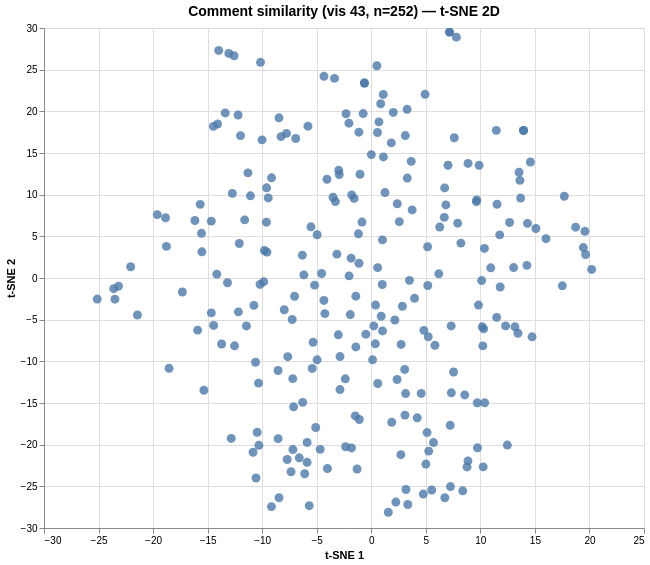

Vega-Lite specification for this chart:
### Vega specification from a JSON file in a GitHub repository (floating-point values rounded to 4 significant figures; data arrays with more than 128 entries replaced by an {"elided": "..."} marker saying what was removed)
{"$schema": "https://vega.github.io/schema/vega/v6.json", "data": [{"name": "param_1e9efca18e7a2868_store"}, {"name": "source_0", "values": {"elided": "252 records"}}, {"name": "source_0_x_domain_dim_1", "values": [{"min": -25.12, "max": 20.2}]}, {"name": "source_0_y_domain_dim_2", "values": [{"min": -28.11, "max": 29.51}]}], "signals": [{"name": "unit", "value": {}, "on": [{"events": "pointermove", "update": "isTuple(group()) ? group() : unit"}]}, {"name": "param_1e9efca18e7a2868", "update": "vlSelectionResolve(\"param_1e9efca18e7a2868_store\", \"union\")"}, {"name": "param_1e9efca18e7a2868_dim_1", "on": [{"events": [{"source": "view", "type": "dblclick"}], "update": "null"}, {"events": {"signal": "param_1e9efca18e7a2868_translate_delta"}, "update": "panLinear(param_1e9efca18e7a2868_translate_anchor.extent_x, -param_1e9efca18e7a2868_translate_delta.x / width)"}, {"events": {"signal": "param_1e9efca18e7a2868_zoom_delta"}, "update": "zoomLinear(domain(\"x\"), param_1e9efca18e7a2868_zoom_anchor.x, param_1e9efca18e7a2868_zoom_delta)"}]}, {"name": "param_1e9efca18e7a2868_dim_2", "on": [{"events": [{"source": "view", "type": "dblclick"}], "update": "null"}, {"events": {"signal": "param_1e9efca18e7a2868_translate_delta"}, "update": "panLinear(param_1e9efca18e7a2868_translate_anchor.extent_y, param_1e9efca18e7a2868_translate_delta.y / height)"}, {"events": {"signal": "param_1e9efca18e7a2868_zoom_delta"}, "update": "zoomLinear(domain(\"y\"), param_1e9efca18e7a2868_zoom_anchor.y, param_1e9efca18e7a2868_zoom_delta)"}]}, {"name": "param_1e9efca18e7a2868_tuple", "on": [{"events": [{"signal": "param_1e9efca18e7a2868_dim_1 || param_1e9efca18e7a2868_dim_2"}], "update": "param_1e9efca18e7a2868_dim_1 && param_1e9efca18e7a2868_dim_2 ? {unit: \"\", fields: param_1e9efca18e7a2868_tuple_fields, values: [param_1e9efca18e7a2868_dim_1,param_1e9efca18e7a2868_dim_2]} : null"}]}, {"name": "param_1e9efca18e7a2868_tuple_fields", "value": [{"field": "dim_1", "channel": "x", "type": "R"}, {"field": "dim_2", "channel": "y", "type": "R"}]}, {"name": "param_1e9efca18e7a2868_translate_anchor", "value": {}, "on": [{"events": [{"source": "scope", "type": "pointerdown"}], "update": "{x: x(unit), y: y(unit), extent_x: domain(\"x\"), extent_y: domain(\"y\")}"}]}, {"name": "param_1e9efca18e7a2868_translate_delta", "value": {}, "on": [{"events": [{"source": "window", "between": [{"source": "scope", "type": "pointerdown"}, {"source": "window", "type": "pointerup"}], "type": "pointermove", "consume": true}], "update": "{x: param_1e9efca18e7a2868_translate_anchor.x - x(unit), y: param_1e9efca18e7a2868_translate_anchor.y - y(unit)}"}]}, {"name": "param_1e9efca18e7a2868_zoom_anchor", "on": [{"events": [{"source": "scope", "type": "wheel", "consume": true}], "update": "{x: invert(\"x\", x(unit)), y: invert(\"y\", y(unit))}"}]}, {"name": "param_1e9efca18e7a2868_zoom_delta", "on": [{"events": [{"source": "scope", "consume": true, "type": "wheel"}], "update": "pow(1.001, event.deltaY * pow(16, event.deltaMode))", "force": true}]}, {"name": "param_1e9efca18e7a2868_modify", "on": [{"events": {"signal": "param_1e9efca18e7a2868_tuple"}, "update": "modify(\"param_1e9efca18e7a2868_store\", param_1e9efca18e7a2868_tuple, true)"}]}], "marks": [{"type": "symbol", "name": "marks", "from": {"data": "source_0"}, "encode": {"update": {"x": {"field": "dim_1", "scale": "x"}, "opacity": {"value": 0.8}, "size": {"value": 80}, "shape": {"value": "circle"}, "tooltip": {"signal": "{\"Comment #\": format(datum[\"index\"], \"\"), \"Comment\": isValid(datum[\"comment\"]) ? datum[\"comment\"] : \"\"+datum[\"comment\"]}"}, "y": {"field": "dim_2", "scale": "y"}, "fill": {"value": "#4c78a8"}}}, "clip": true, "interactive": true, "style": ["circle"]}], "scales": [{"name": "x", "type": "linear", "domain": [{"signal": "(data(\"source_0_x_domain_dim_1\")[0] || {}).min"}, {"signal": "(data(\"source_0_x_domain_dim_1\")[0] || {}).max"}], "range": [0, {"signal": "width"}], "domainRaw": {"signal": "param_1e9efca18e7a2868[\"dim_1\"]"}, "zero": true, "nice": true}, {"name": "y", "type": "linear", "domain": [{"signal": "(data(\"source_0_y_domain_dim_2\")[0] || {}).min"}, {"signal": "(data(\"source_0_y_domain_dim_2\")[0] || {}).max"}], "range": [{"signal": "height"}, 0], "nice": true, "zero": true, "domainRaw": {"signal": "param_1e9efca18e7a2868[\"dim_2\"]"}}], "axes": [{"scale": "x", "maxExtent": 0, "grid": true, "orient": "bottom", "gridScale": "y", "zindex": 0, "aria": false, "domain": false, "tickCount": {"signal": "ceil(width/40)"}, "minExtent": 0, "labels": false, "ticks": false}, {"scale": "y", "tickCount": {"signal": "ceil(height/40)"}, "zindex": 0, "maxExtent": 0, "ticks": false, "minExtent": 0, "domain": false, "labels": false, "orient": "left", "gridScale": "x", "grid": true, "aria": false}, {"scale": "x", "tickCount": {"signal": "ceil(width/40)"}, "title": "t-SNE 1", "labelFlush": true, "labelOverlap": true, "grid": false, "zindex": 0, "orient": "bottom"}, {"scale": "y", "orient": "left", "title": "t-SNE 2", "grid": false, "labelOverlap": true, "zindex": 0, "tickCount": {"signal": "ceil(height/40)"}}], "title": {"text": "Comment similarity (vis 43, n=252) — t-SNE 2D", "frame": "group", "fontSize": 14}, "width": 600, "style": "cell", "background": "white", "padding": 5, "height": 500}
